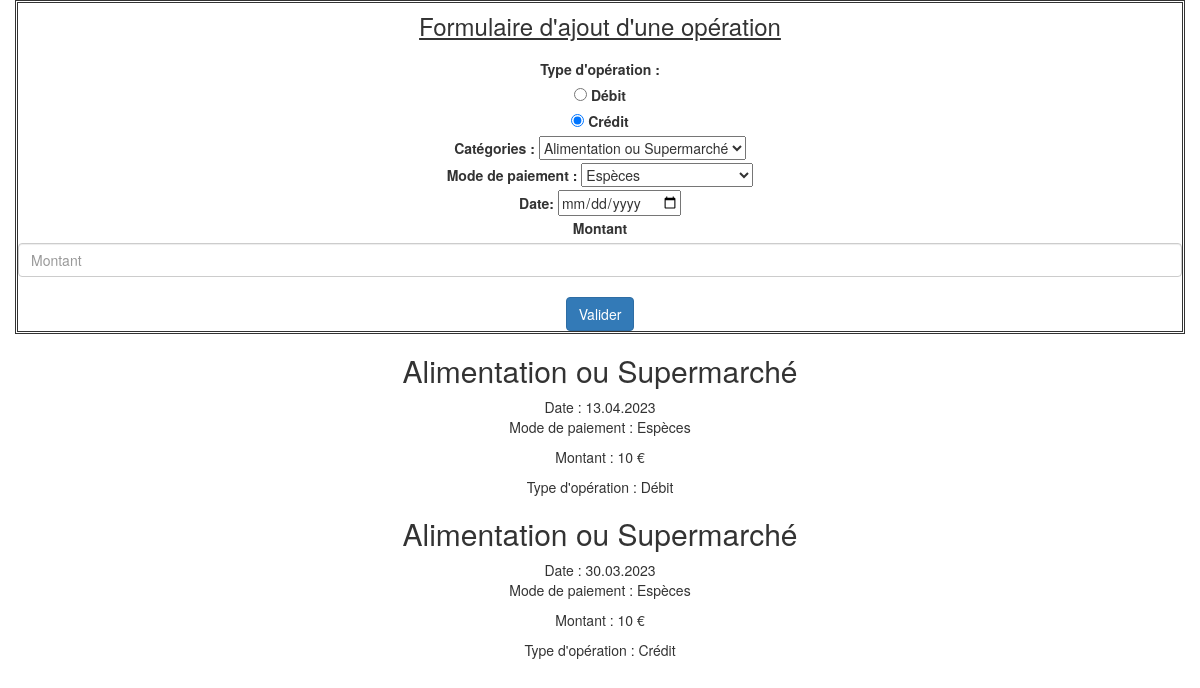
The page / on the database its author committed.
### tables this page shows
CREATE TABLE `transactions` (
  `id_transaction` int(11) NOT NULL,
  `dates` date NOT NULL,
  `montant` float NOT NULL,
  `valideTransaction` tinyint(4) NOT NULL,
  `id_categorie` int(11) NOT NULL,
  `id_modePaiement` int(11) NOT NULL,
  `operation` int(11) NOT NULL
);

CREATE TABLE `categorie` (
  `id_categorie` int(11) NOT NULL,
  `categorie` varchar(50) NOT NULL,
  `valideCategorie` tinyint(4) NOT NULL,
  `id_comptabilite` int(11) NOT NULL
);

CREATE TABLE `modespaiement` (
  `id_modePaiement` int(11) NOT NULL,
  `mode_Paiement` varchar(50) NOT NULL,
  `valideModesPaiement` tinyint(4) NOT NULL
);

### index.php (the view, shortened to what this page needs)
<!DOCTYPE html>
<html lang="en">
<head>
    <link rel="stylesheet" href="https://maxcdn.bootstrapcdn.com/bootstrap/3.4.1/css/bootstrap.min.css">
    <?php include "donnees.php" ?>
    <link rel="stylesheet" href="style.css">
</head>
<body>
<div class="container">
<form method="POST" action="donnees.php" class="row g-3">
  <h3 class="titre-formulaire"> Formulaire d'ajout d'une opération </h3>
  <div class="form-check">
        <label class="operation-type"> Type d'opération : </label> <br>
        <input class="form-check-input" type="radio" name="radio" value="1">
        <label class="form-check-label"> Débit </label>
        </div>
        <div class="form-check">
        <input class="form-check-input" type="radio" name="radio" value="2" checked>
        <label class="form-check-label"> Crédit </label>
  </div>
<div class="row g-3">
<label for="categories">Catégories :</label>
        <select name="categories" id="categories">
          <?php
                $categories = "SELECT * FROM categorie";
                foreach ($db->query($categories) as $row) {
                  ?>
                    <option value="<?php echo $row['id_categorie']?>"><?php echo $row['categorie']?></option>
                  <?php
                }
            ?>
    </select>
</div>
<div class="row g-3">
<label for="mode_paiement">Mode de paiement :</label >
        <select name="mode_paiement" id="mode_paiement">
          <?php
                $modepaiement = "SELECT * FROM modespaiement";
                foreach ($db->query($modepaiement) as $row) {
                  ?>
                    <option value="<?php echo $row['id_modePaiement']?>"><?php echo $row['mode_Paiement']?></option>
                  <?php
                }
            ?>
        </select>
</div>
  <label for="start">Date:</label>
  <input type="date" id="date" name="date" required>
  <div class="col-auto">
    <label for="montant" class="visually-hidden">Montant</label>
    <input type="number" class="form-control" id="montant" placeholder="Montant" name="montant" min=0 required>
  </div>
  <div class="col-auto">
    <button type="submit" name="submit" value="submit" class="btn btn-primary mb-3">Valider</button>
  </div>
</form>
</div>
  <div class="container-affichage">
  <?php
  $sql = 'SELECT * FROM transactions INNER JOIN categorie ON transactions.id_categorie = categorie.id_categorie
  INNER JOIN comptabilite ON transactions.operation = comptabilite.id_comptabilite
  INNER JOIN modespaiement ON transactions.id_modePaiement = modespaiement.id_modePaiement ';
  foreach ($db->query($sql) as $row) {
    ?>
    <h2>
      <?php echo $row['categorie']; ?>
    </h2>
      <?php
        $date = strtotime($row['dates']);
        echo "Date : ".date('d.m.Y', $date);
      ?>
      <p>
        <?php echo "Mode de paiement : ".$row['mode_Paiement'];?>
      </P>
      <p class="montant">
        <?php echo "Montant : ".$row['montant'] ." €";?>
      </P>
      <p>
      <?php
          if ($row['operation'] == -1) {
            echo "Type d'opération : Crédit";
          } else {
            echo "Type d'opération : Débit";
          }
      ?>
      </p>
    <?php
  }
?>
</div>
</body>
</html>

### style.css (style rules this page uses)
.container-affichage { text-align: center; }
.container { text-align: center; border-style: double; }
.titre-formulaire { margin: 10px 0px 20px 0px; text-decoration: underline; }

### rows shown on the page
transactions: id_categorie.categorie "Alimentation ou Supermarché", dates "13.04.2023", id_modePaiement.mode_Paiement "Espèces", montant "10", shows "Type d'opération : Débit"
transactions: id_categorie.categorie "Alimentation ou Supermarché", dates "30.03.2023", id_modePaiement.mode_Paiement "Espèces", montant "10", shows "Type d'opération : Crédit"

### other values the page prints
form field categories "Alimentation ou Supermarché"
form field mode_paiement "Espèces"
